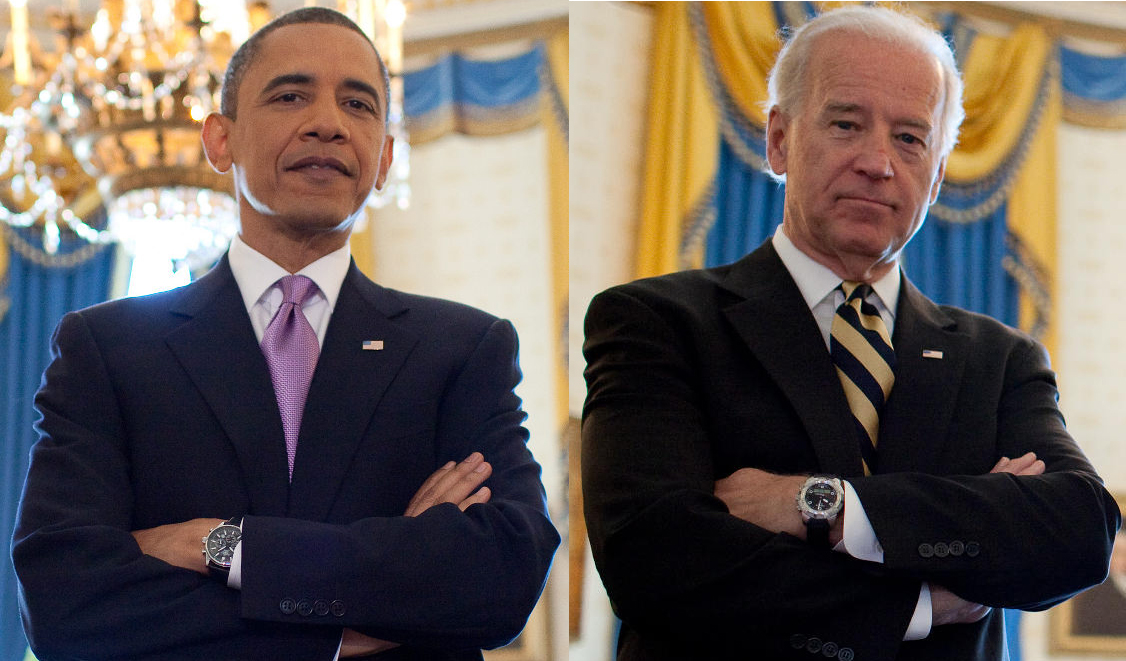
#> input picture 臉部辨識/two_people.jpg, 1126 x 661 px
$ python xml_4.py
#> lines starting #> are read from the running program, lines starting #| are printed output that depends on the picture; after the words box and inside, x2 and y2 are one past the last pixel; in counts of white or black regions, pixels touching at a corner belong together
import  cv2
face_classifier=cv2.CascadeClassifier('haarcascade_frontalface_default.xml')
eye_classifier=cv2.CascadeClassifier('haarcascade_eye.xml')
img=cv2.imread('two_people.jpg')
#> img is the input picture: shape (661, 1126, 3); mean B, G, R 87, 92.9, 103.3
gray=cv2.cvtColor(img,cv2.COLOR_RGB2GRAY)
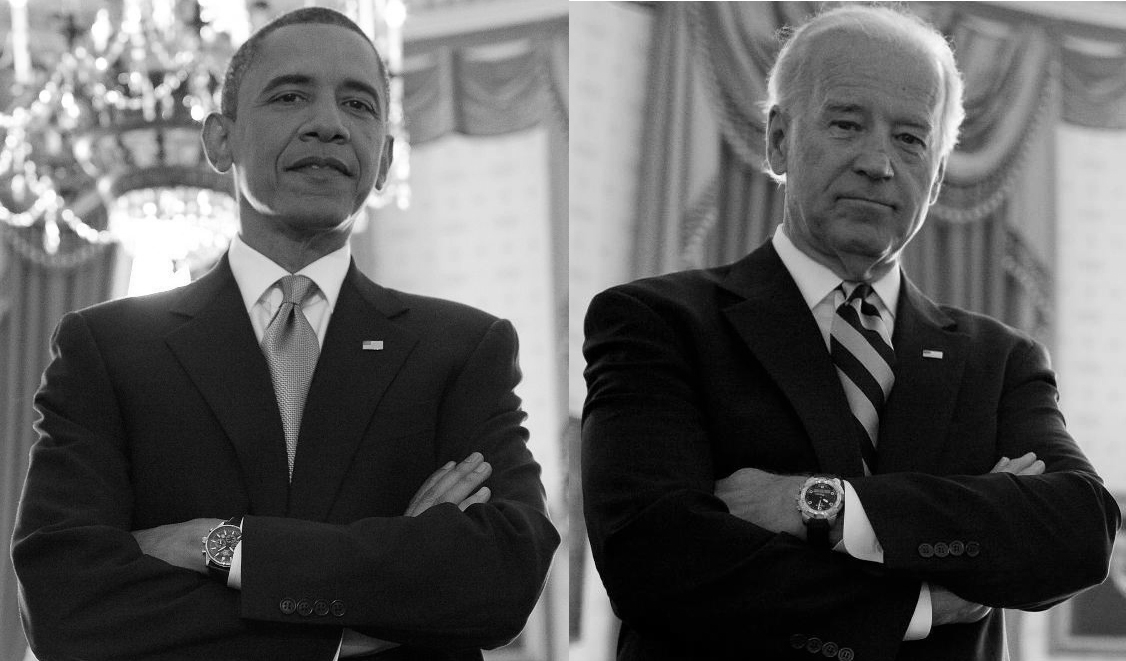
#> gray: shape (661, 1126); min 0, max 255, mean 92.3
faces=face_classifier.detectMultiScale(
    img,scaleFactor=1.1,
    minNeighbors=6,
    minSize=(3,3)
)
#> faces = [[786, 65, 169, 169], [235, 29, 177, 177]]
print(faces)
#| [[786  65 169 169]
#|  [235  29 177 177]]
for x,y,w,h in faces:
    cv2.rectangle(img,(x,y),(x+w,y+h),(0,255,0),2)
#> this loop made 2 passes
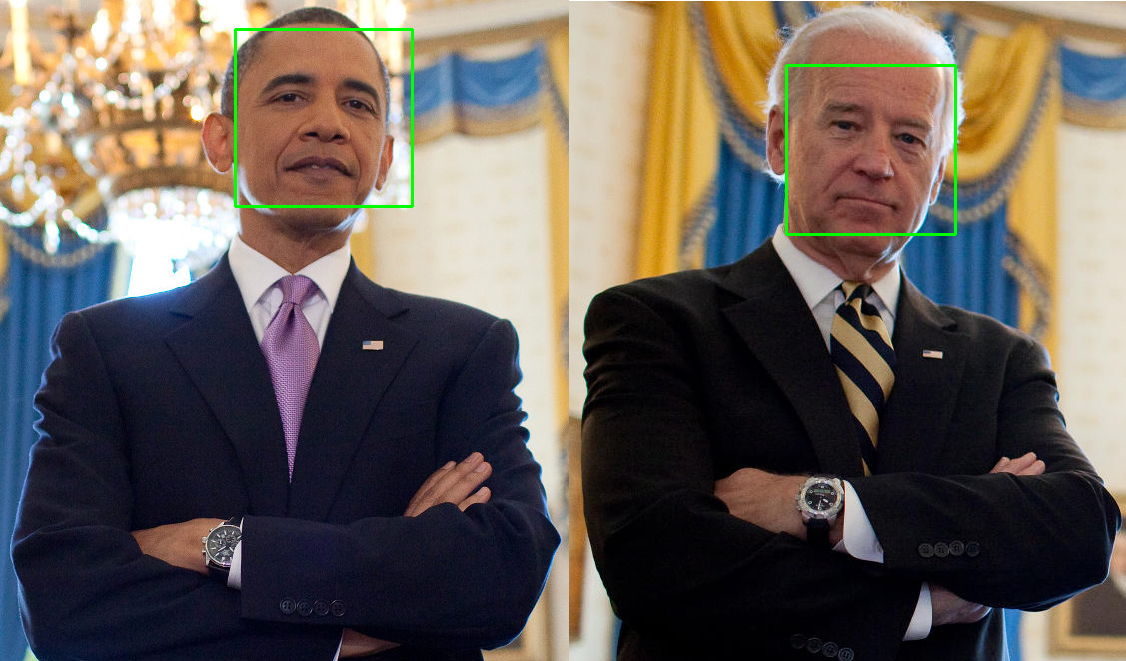
#> img: shape (661, 1126, 3); 0.56% of pixels changed, all inside (x1, y1, x2, y2) = (234, 28, 957, 236)
cv2.imshow('show',img)

cv2.putText(img,'Find'+str(len(faces))+'face!',(30,img.shape[0]-5),
            cv2.FONT_HERSHEY_PLAIN,5,(255,255,255),2)
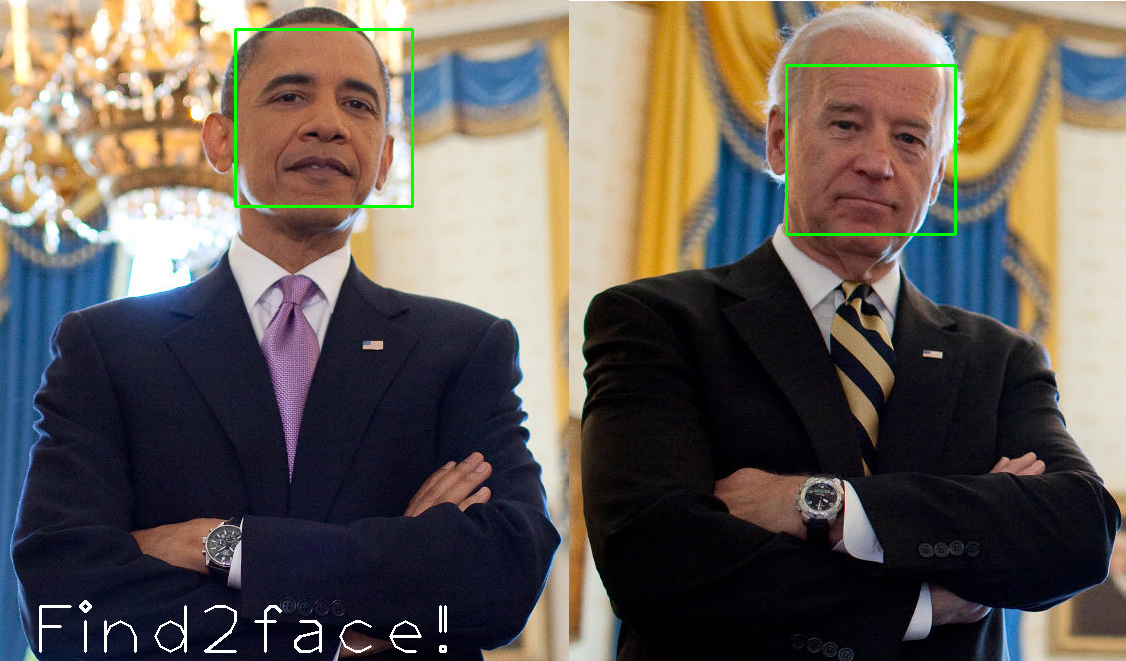
#> img: shape (661, 1126, 3); 0.35% of pixels changed, all inside (x1, y1, x2, y2) = (39, 600, 447, 653)
cv2.imshow('show2',img)
print('找出人臉之後再找尋眼睛這個部分語法')
roi_gray=gray[y:y+h,x:x+w]
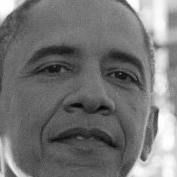
#> roi_gray: shape (177, 177); min 4, max 255, mean 116.7
roi_color=img[y:y+h,x:x+w]
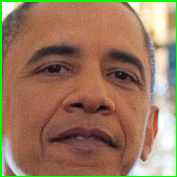
#> roi_color: shape (177, 177, 3); mean B, G, R 94.4, 121, 153.5
eyes=eye_classifier.detectMultiScale(
    roi_gray,scaleFactor=1.1,
    minNeighbors=16
)
#> eyes = [[100, 56, 38, 38], [31, 48, 42, 42]]
print(eyes)
#| [[100  56  38  38]
#|  [ 31  48  42  42]]
for ex,ey,ew,eh in eyes:
    cv2.rectangle(roi_color,(ex,ey),(ex+ew,ey+eh),(0,0,255),2)#數字可以改
#> this loop made 2 passes
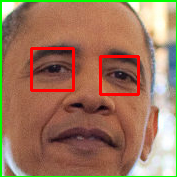
#> roi_color: shape (177, 177, 3); 3.04% of pixels changed, all inside (x1, y1, x2, y2) = (30, 47, 140, 96)
cv2.imshow('show2',img)
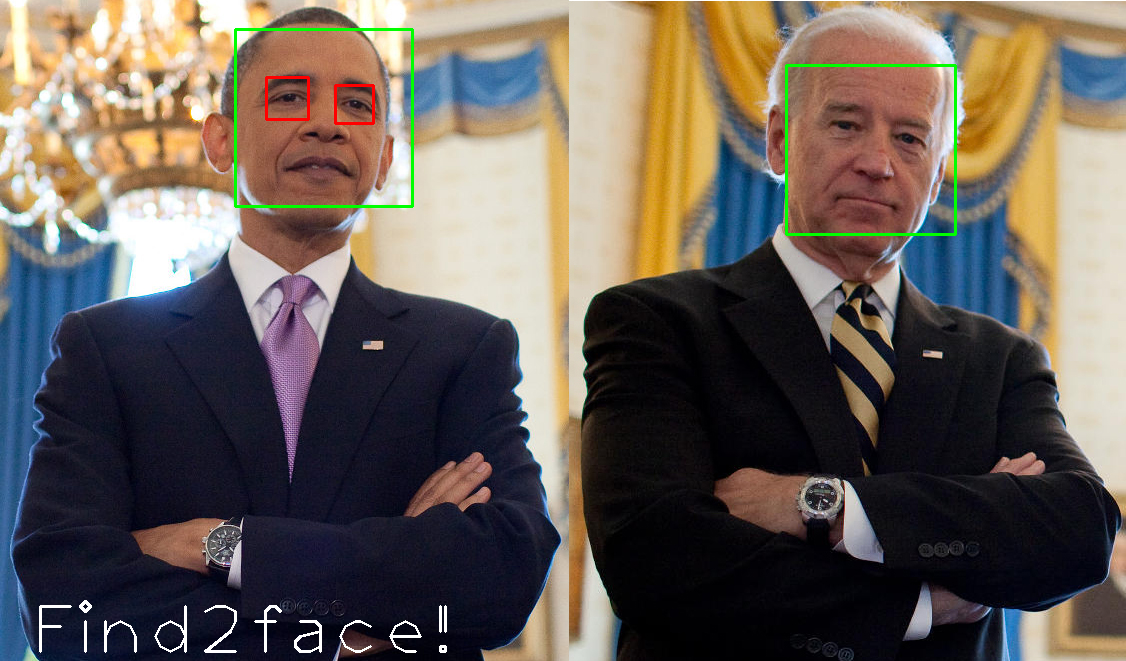
#> window 'show2': shape (661, 1126, 3); mean B, G, R 87, 94.3, 103.4
cv2.waitKey()
cv2.destroyAllWindows()

$ run again, with 臉部辨識/group_photos.jpg copied over 臉部辨識/two_people.jpg
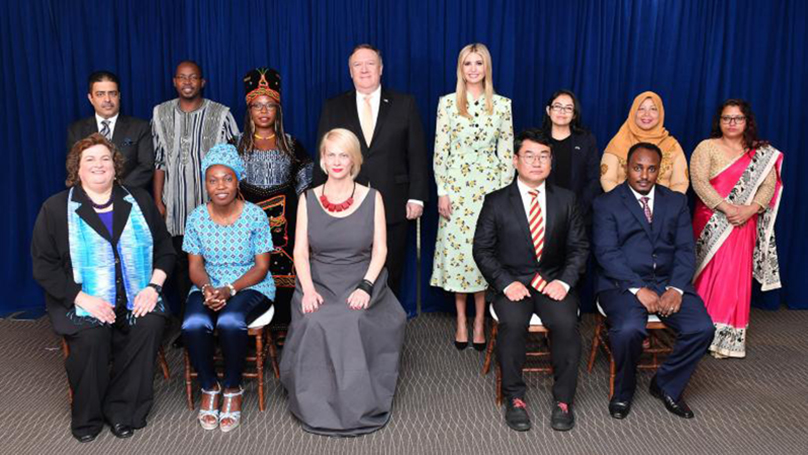
#> input picture 臉部辨識/group_photos.jpg, 808 x 455 px
#> img is the input picture: shape (455, 808, 3); mean B, G, R 88.7, 73.1, 76.9
#> `gray=cv2.cvtColor(img,cv2.COLOR_RGB2GRAY)`:
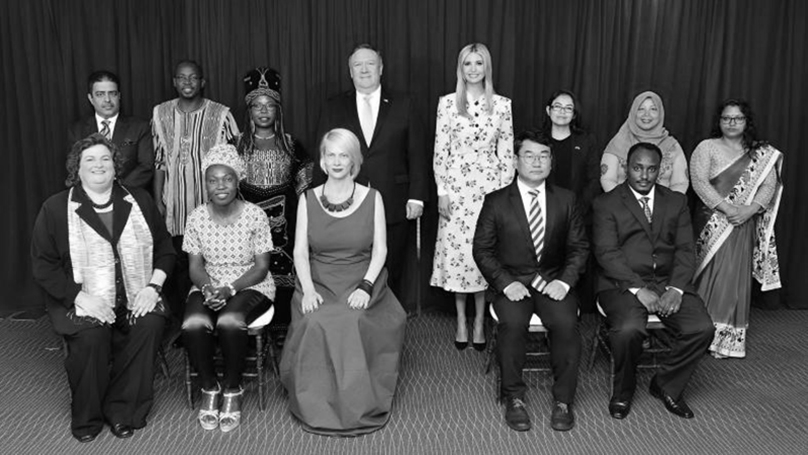
#> gray: shape (455, 808); min 0, max 255, mean 78.2
#> faces = [[456, 50, 35, 35], [173, 66, 29, 29], [88, 80, 36, 36], [547, 95, 31, 31], [717, 107, 32, 32], [320, 141, 38, 38], [204, 167, 34, 34], [348, 50, 35, 35], [627, 94, 41, 41], [626, 153, 39, 39], [513, 139, 45, 45], [76, 146, 43, 43]]
#| [[456  50  35  35]
#|  [173  66  29  29]
#|  [ 88  80  36  36]
#|  [547  95  31  31]
#|  [717 107  32  32]
#|  [320 141  38  38]
#> (further printed lines are left out)
#> the loop `for x,y,w,h in faces:` made 12 passes
#> `roi_color=img[y:y+h,x:x+w]`:
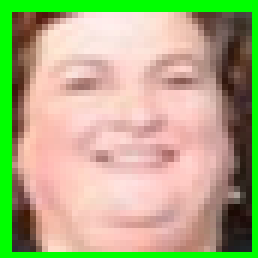
#> roi_color: shape (43, 43, 3) (shown 6 times larger); mean B, G, R 132.6, 174.8, 175.9
#> eyes = ()
